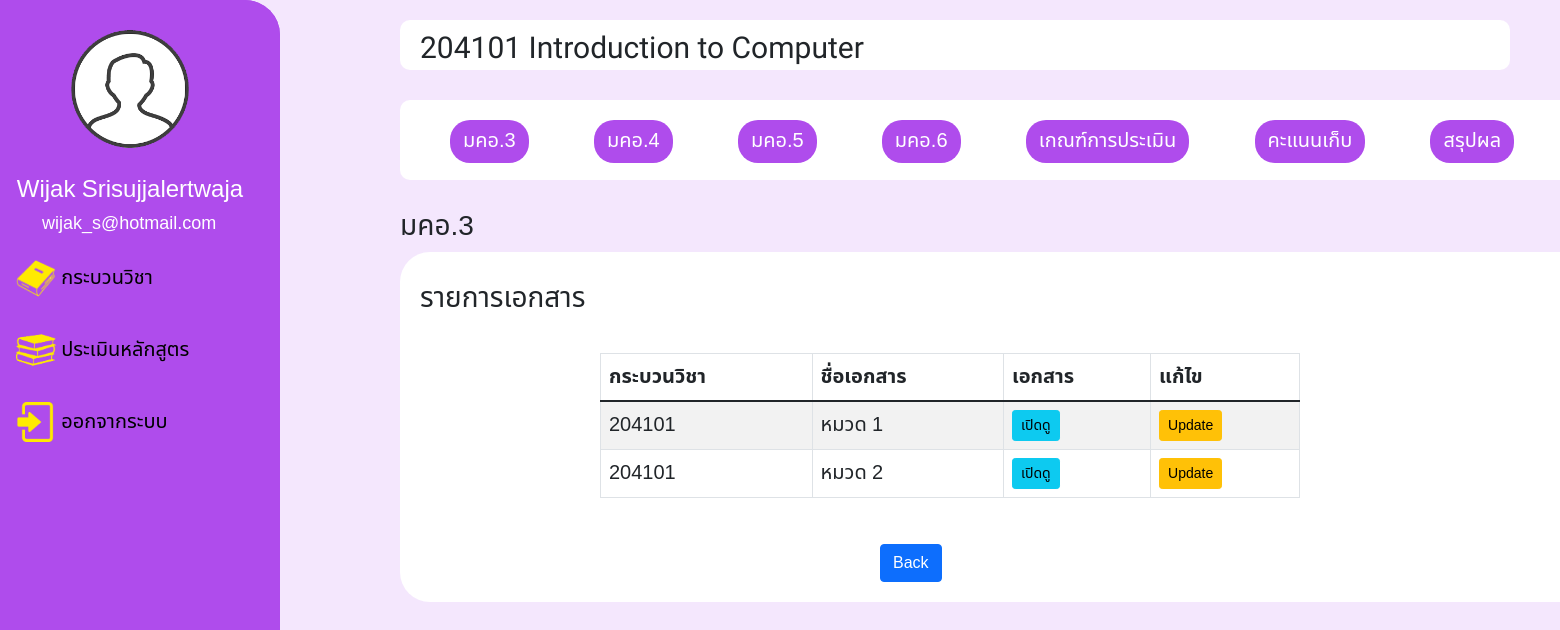
Page /tqf3Edit.php?crsNo=204101 (signed in) on the committed database.
### tables this page shows
CREATE TABLE `teacher` (
  `teachID` int(10) NOT NULL,
  `teachName` varchar(255) NOT NULL,
  `teachSurname` varchar(255) NOT NULL,
  `teachEmail` varchar(255) NOT NULL,
  `password` varchar(255) NOT NULL,
  `urole` varchar(25) NOT NULL
);

CREATE TABLE `course` (
  `crsNo` int(11) NOT NULL,
  `crsName` varchar(30) NOT NULL,
  `semester` int(3) NOT NULL,
  `teach_id` int(11) DEFAULT NULL
);

CREATE TABLE `tqf3` (
  `no` int(11) NOT NULL,
  `doc_name` varchar(200) NOT NULL COMMENT 'ชื่อเอกสาร',
  `doc_file` varchar(100) NOT NULL COMMENT 'ชื่อไฟล์เอกสาร',
  `dateCreate` timestamp NOT NULL DEFAULT current_timestamp() COMMENT 'วันที่เพิ่มเอกสาร',
  `crs_no` int(11) NOT NULL
);

### tqf3Edit.php (the view, shortened to what this page needs)
<?php
    require_once 'config/db.php';
?>
<!DOCTYPE html>
<html lang="en">
<head>
    <link rel="stylesheet" href="css/bootstrap.min.css">
        <link rel="stylesheet" href="https://cdnjs.cloudflare.com/ajax/libs/sweetalert/1.1.3/sweetalert.css">
</head>
<body>
    <?php include 'navbar.php' ?>
    <?php include 'tabbar.php' ?>
     <br>
    <h3 style="margin-left: 400px">มคอ.3</h3>
    <div class="content">
            <div class="col-md-10">
                <br>
        <h3 style="margin-left: 20px;">รายการเอกสาร </h3> <br>
            <table class="table table-striped  table-hover table-responsive table-bordered">
                <thead>
                    <tr>
                        <th>กระบวนวิชา</th>
                        <th >ชื่อเอกสาร</th>
                        <th >เอกสาร</th>
                        <th >แก้ไข</th>
                    </tr>
                </thead>
                <tbody>
                <?php
                        require_once 'config/db.php';
                        $crsNo = $_GET['crsNo'];
                        $stmt = $conn->prepare("SELECT * FROM tqf3 WHERE tqf3.crs_no=$crsNo");
                        $stmt->execute();
                        $result = $stmt->fetchAll();
                        foreach($result as $row) {
                    ?>
                    <tr>
                        <td><?= $row['crs_no']; ?></td>
                        <td><?= $row['doc_name'];?></td>
                        <td><a href="docs/tqf3/<?php echo $row['doc_file'];?>" target="_blank" class="btn btn-info btn-sm"> เปิดดู </a></td>
                        <td>
                            <a data-bs-toggle="modal" data-bs-target="#fileModal" class="btn btn-warning btn-sm">Update</a>
                        </td>
                    <?php } ?>
                </tbody>
            </table>
        </div>
        <br>
        <a class="btn btn-primary" href="tqf3.php" role="button" style="margin-left: 40%; margin-bottom: 20px;">Back</a>
    </div>
</body>
</html>

### navbar.php (shortened to what this page needs)
<!DOCTYPE html>
<html lang="en">
<head>
	<link rel="stylesheet" href="css/bootstrap.min.css">
</head>
<body>
<div class="grid-container">
<div class="sidebar">
	<img src="img/human.png" alt="" width="120" height="120" style="margin-left: 70px; margin-bottom: 10%; margin-top: 10%; background-color: none">
	<?php
		require_once 'config/db.php';
		$row['teachID'] = $_SESSION['user'];
		$status = $row['teachID'];
		$stmt = $conn -> prepare("SELECT teachName, teachSurname, teachEmail FROM teacher WHERE teachID = $status");
		$stmt -> execute();
		$result = $stmt -> fetchAll();
		foreach ($result as $user) {
	?>
	<h3 style="font-size: 24px; color: white; margin-left: 6%;"><?php echo $user['teachName'].' '.$user['teachSurname']  ?></h3>
	<h5 style="font-size: 18px; color: white; margin-left: 15%;"><?php echo $user['teachEmail'] ?></h5>
	<?php } ?>
	<a class="dropdown-btn" ><img src="img/book.png" alt="" width="40" height="40"> กระบวนวิชา <i class="fa fa-caret-down"></i></a>
	<a href="#"><img src="img/books.png" alt="" width="40" height="40"> ประเมินหลักสูตร</a>
	<a href="logout.php"><img src="img/login.png" alt="" width="40" height="40"> ออกจากระบบ</a>
</div>
</div>
</body>
</html>

### tabbar.php (shortened to what this page needs)
<!DOCTYPE html>
<html lang="en">
<head>
</head>
<body>
     <?php include 'navbar.php' ?>
    <?php
        $mysqli = new mysqli('localhost', 'root', '', 'dvcss') or die(mysqli_error($mysql));
        $result = $mysqli -> query("SELECT * FROM course") or die($mysqli -> error);
     ?>
      <?php $row = $result -> fetch_assoc() ?>
    <div class="crsname">
        <?php echo $row['crsNo']." ".$row['crsName'] ?>
    </div> <br>
    <div class="tabbar">
        <div class="row">
            <div class="btn-tab">
                <a href="tqf3.php?crsNo=<?php echo $row['crsNo']; ?>" role="button" class="btn">มคอ.3</a>
                <a href="tqf4.php?crsNo=<?php echo $row['crsNo']; ?>" role="button" class="btn">มคอ.4</a>
                <a href="tqf5.php?crsNo=<?php echo $row['crsNo']; ?>" role="button" class="btn">มคอ.5</a>
                <a href="tqf6.php?crsNo=<?php echo $row['crsNo']; ?>" role="button" class="btn">มคอ.6</a>
                <a href="crit.php?crsNo=<?php echo $row['crsNo']; ?>" class="btn" role="button">เกณฑ์การประเมิน</a>
                <a href="score.php" class="btn" role="button">คะแนนเก็บ</a>
                <a href="result.php?crsNo=<?php echo $row['crsNo']; ?>" class="btn" role="button">สรุปผล</a>
            </div>
        </div>
    </div>
</body>
</html>

### navbar.php (style rules this page uses)
body { margin: 0; font-family: 'Noto Sans Thai', sans-serif; font-size: 20px; background-color: #F4E7FD; }
.grid-container { display: grid; grid: 281px; }
.sidebar { margin: 0; padding: 0; width: 280px; background-color: #AF4CEC; position: fixed; height: 100%; overflow: auto; border-radius: 0px 35px 35px 0px; }
.sidebar a, .dropdown-btn { display: block; color: black; padding: 16px; text-decoration: none; width: auto; cursor: pointer; }

### tabbar.php (style rules this page uses)
.crsname { padding: 5px 20px; margin-top: 20px; margin-left: 400px; margin-right: 50px; height: 50px; width: auto; background-color: white; border-radius: 10px; font-family: 'Mitr', sans-serif; font-size: 30px; }
div.tabbar { margin-left: 400px; margin-right: 50px; height: 80px; width: 1200px; background-color: white; border-radius: 10px; }
.btn-tab .btn { margin: 10px; margin-left: 50px; margin-top: 20px; padding-top: 5px; font-size: 20px; cursor: pointer; text-align: center; opacity: 1; transition: 0.3s; border-radius: 20px; color: white; background-color:#AF4CEC; }

### tqf3Edit.php (style rules this page uses)
div.content { margin-left: 400px; margin-right: 50px; padding-right: 0; height: auto; border-radius: 30px; width: 1200px; background-color: white; }
.table { margin-left: 20%; width: 70%; }

### rows in the picture
teacher: teachName "Wijak", teachSurname "Srisujjalertwaja", teachEmail "wijak_s@hotmail.com"
course: crsNo "204101", crsName "Introduction to Computer"
tqf3: crs_no "204101", doc_name "หมวด 1"
tqf3: crs_no "204101", doc_name "หมวด 2"
